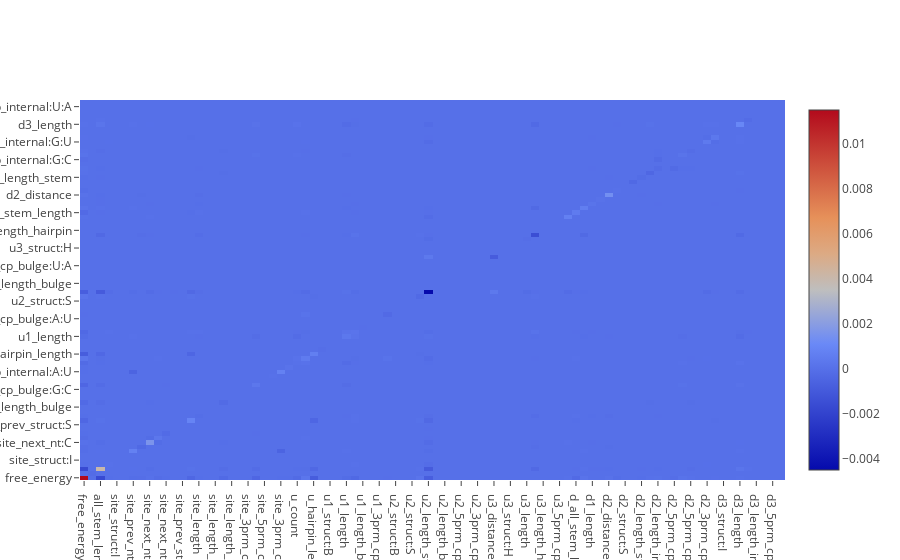

The cell this chart's notebook holds for it:
### Code cell
from plotly.offline import init_notebook_mode
init_notebook_mode(connected=True)
configure_plotly_browser_state()

trace = Heatmap(z=mean_interaction_values_df.values,
                   x=Cols,
                   y=Index)
iplot([trace],show_link=False)

### Figure 1 — Plotly figure (JSON) as saved in the notebook; plotly's stock layout.template omitted (floating-point values rounded to 4 significant figures; data arrays with more than 128 entries replaced by an {"elided": "..."} marker saying what was removed)
{"data": [{"y": ["free_energy", "mut_ref_struct:S", "all_stem_length", "site_struct:B", "site_struct:I", "site_struct:S", "site_prev_nt:C", "site_prev_nt:G", "site_next_nt:C", "site_next_nt:G", "site_next_nt:U", "site_prev_struct:B", "site_prev_struct:S", "site_1_1_internal:A:C", "site_length", "site_length_stem", "site_length_bulge", "site_length_internal_es", "site_length_internal_ecs", "site_5prm_cp_bulge:G:C", "site_3prm_cp_bulge:G:C", "site_5prm_cp_internal:C:G", "site_5prm_cp_internal:G:C", "site_5prm_cp_internal:U:G", "site_3prm_cp_internal:A:U", "site_3prm_cp_internal:G:C", "u_count", "u_all_stem_length", "u_hairpin_length", "u1_distance", "u1_struct:B", "u1_struct:S", "u1_length", "u1_length_stem", "u1_length_bulge", "u1_5prm_cp_bulge:C:G", "u1_3prm_cp_bulge:A:U", "u2_distance", "u2_struct:B", "u2_struct:H", "u2_struct:S", "u2_length", "u2_length_stem", "u2_length_hairpin", "u2_length_bulge", "u2_5prm_cp_hairpin:A:U", "u2_5prm_cp_bulge:C:G", "u2_3prm_cp_bulge:C:G", "u2_3prm_cp_bulge:U:A", "u3_exist", "u3_distance", "u3_struct:B", "u3_struct:H", "u3_struct:S", "u3_length", "u3_length_stem", "u3_length_hairpin", "u3_length_bulge", "u3_5prm_cp_hairpin:A:U", "d_count", "d_all_stem_length", "d1_distance", "d1_length", "d1_length_stem", "d2_distance", "d2_struct:I", "d2_struct:S", "d2_length", "d2_length_stem", "d2_length_internal_es", "d2_length_internal_ecs", "d2_5prm_cp_internal:A:U", "d2_5prm_cp_internal:G:C", "d2_5prm_cp_internal:U:A", "d2_5prm_cp_internal:U:G", "d2_3prm_cp_internal:G:C", "d2_3prm_cp_internal:G:U", "d3_distance", "d3_struct:I", "d3_struct:S", "d3_length", "d3_length_stem", "d3_length_internal_es", "d3_length_internal_ecs", "d3_5prm_cp_internal:U:A", "d3_3prm_cp_internal:G:U"], "x": ["free_energy", "mut_ref_struct:S", "all_stem_length", "site_struct:B", "site_struct:I", "site_struct:S", "site_prev_nt:C", "site_prev_nt:G", "site_next_nt:C", "site_next_nt:G", "site_next_nt:U", "site_prev_struct:B", "site_prev_struct:S", "site_1_1_internal:A:C", "site_length", "site_length_stem", "site_length_bulge", "site_length_internal_es", "site_length_internal_ecs", "site_5prm_cp_bulge:G:C", "site_3prm_cp_bulge:G:C", "site_5prm_cp_internal:C:G", "site_5prm_cp_internal:G:C", "site_5prm_cp_internal:U:G", "site_3prm_cp_internal:A:U", "site_3prm_cp_internal:G:C", "u_count", "u_all_stem_length", "u_hairpin_length", "u1_distance", "u1_struct:B", "u1_struct:S", "u1_length", "u1_length_stem", "u1_length_bulge", "u1_5prm_cp_bulge:C:G", "u1_3prm_cp_bulge:A:U", "u2_distance", "u2_struct:B", "u2_struct:H", "u2_struct:S", "u2_length", "u2_length_stem", "u2_length_hairpin", "u2_length_bulge", "u2_5prm_cp_hairpin:A:U", "u2_5prm_cp_bulge:C:G", "u2_3prm_cp_bulge:C:G", "u2_3prm_cp_bulge:U:A", "u3_exist", "u3_distance", "u3_struct:B", "u3_struct:H", "u3_struct:S", "u3_length", "u3_length_stem", "u3_length_hairpin", "u3_length_bulge", "u3_5prm_cp_hairpin:A:U", "d_count", "d_all_stem_length", "d1_distance", "d1_length", "d1_length_stem", "d2_distance", "d2_struct:I", "d2_struct:S", "d2_length", "d2_length_stem", "d2_length_internal_es", "d2_length_internal_ecs", "d2_5prm_cp_internal:A:U", "d2_5prm_cp_internal:G:C", "d2_5prm_cp_internal:U:A", "d2_5prm_cp_internal:U:G", "d2_3prm_cp_internal:G:C", "d2_3prm_cp_internal:G:U", "d3_distance", "d3_struct:I", "d3_struct:S", "d3_length", "d3_length_stem", "d3_length_internal_es", "d3_length_internal_ecs", "d3_5prm_cp_internal:U:A", "d3_3prm_cp_internal:G:U"], "z": {"elided": "86x86 float values"}, "type": "heatmap", "uid": "27e66f40-ff83-4806-a0da-d8fc281e1483"}], "layout": {}}
